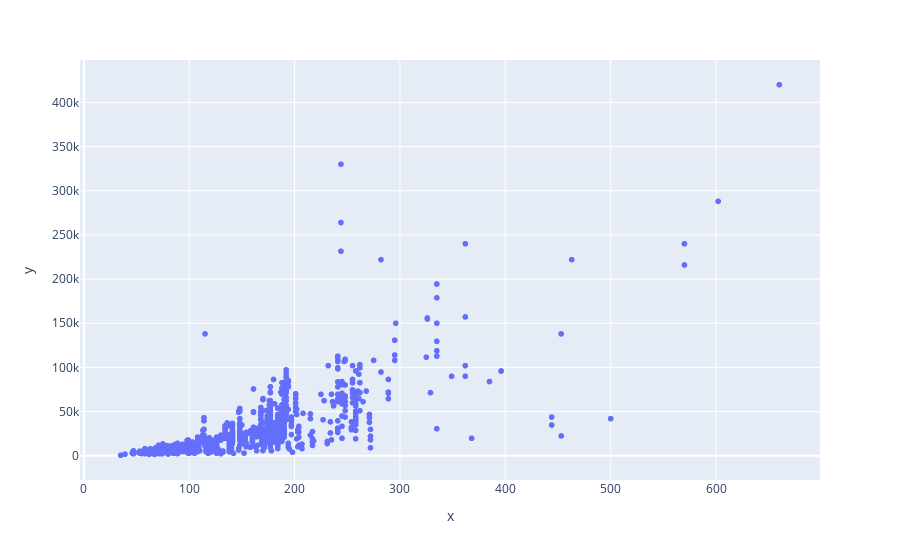

Notebook code cell kept with this figure:
### Code cell
import plotly.express as px
fig = px.scatter(x=df.max_power, y=df.price_usd)
fig.show()

### Figure 1 — Plotly figure (JSON) as saved in the notebook; plotly's stock layout.template omitted (floating-point values rounded to 4 significant figures; data arrays with more than 128 entries replaced by an {"elided": "..."} marker saying what was removed)
{"data": [{"hovertemplate": "x=%{x}<br>y=%{y}<extra></extra>", "legendgroup": "", "marker": {"color": "#636efa", "symbol": "circle"}, "mode": "markers", "name": "", "showlegend": false, "type": "scattergl", "x": {"elided": "1916 int values"}, "xaxis": "x", "y": {"elided": "1916 int values"}, "yaxis": "y"}], "layout": {"legend": {"tracegroupgap": 0}, "margin": {"t": 60}, "xaxis": {"anchor": "y", "domain": [0, 1], "title": {"text": "x"}}, "yaxis": {"anchor": "x", "domain": [0, 1], "title": {"text": "y"}}}}
